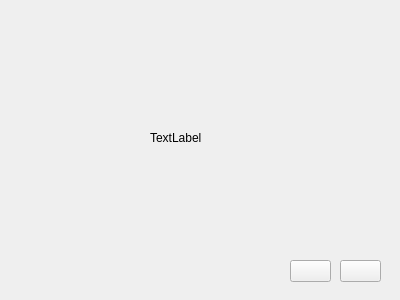
<?xml version="1.0" encoding="UTF-8"?>
<ui version="4.0">
 <class>waitstu2</class>
 <widget class="QWidget" name="waitstu2">
  <property name="geometry">
   <rect>
    <x>0</x>
    <y>0</y>
    <width>400</width>
    <height>300</height>
   </rect>
  </property>
  <property name="windowTitle">
   <string>Form</string>
  </property>
  <property name="autoFillBackground">
   <bool>true</bool>
  </property>
  <widget class="QPushButton" name="btn_Setting">
   <property name="geometry">
    <rect>
     <x>290</x>
     <y>260</y>
     <width>41</width>
     <height>22</height>
    </rect>
   </property>
   <property name="text">
    <string/>
   </property>
  </widget>
  <widget class="QPushButton" name="btn_shutdown">
   <property name="geometry">
    <rect>
     <x>340</x>
     <y>260</y>
     <width>41</width>
     <height>22</height>
    </rect>
   </property>
   <property name="text">
    <string/>
   </property>
  </widget>
  <widget class="QLabel" name="label_gif">
   <property name="geometry">
    <rect>
     <x>150</x>
     <y>130</y>
     <width>59</width>
     <height>16</height>
    </rect>
   </property>
   <property name="text">
    <string>TextLabel</string>
   </property>
  </widget>
 </widget>
 <resources/>
 <connections/>
</ui>
